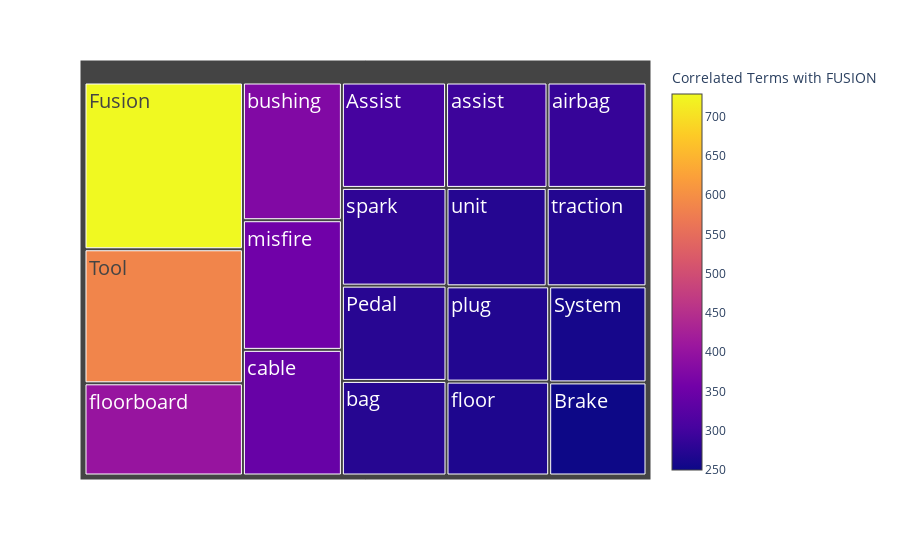

Source (notebook cell):
### Code cell
show_rules_for_model(rules, 'FUSION')

### Figure 1 — Plotly figure (JSON) as saved in the notebook; plotly's stock layout.template omitted (floating-point values rounded to 4 significant figures)
{"data": [{"branchvalues": "total", "domain": {"x": [0, 1], "y": [0, 1]}, "hovertemplate": "labels=%{label}<br>Frequency=%{value}<br>parent=%{parent}<br>id=%{id}<extra></extra>", "ids": ["Assist", "Brake", "Fusion", "Pedal", "System", "Tool", "airbag", "assist", "bag", "bushing", "cable", "floor", "floorboard", "misfire", "plug", "spark", "traction", "unit"], "labels": ["Assist", "Brake", "Fusion", "Pedal", "System", "Tool", "airbag", "assist", "bag", "bushing", "cable", "floor", "floorboard", "misfire", "plug", "spark", "traction", "unit"], "name": "", "parents": ["", "", "", "", "", "", "", "", "", "", "", "", "", "", "", "", "", ""], "values": [303, 250, 729, 275, 258, 586, 288, 295, 273, 376, 343, 266, 403, 354, 270, 282, 271, 272], "type": "treemap", "marker": {"colorbar": {"title": {"text": "Correlated Terms with FUSION"}}}, "root": {"color": "lightgrey"}, "textinfo": "label", "insidetextfont": {"size": 20}}], "layout": {"legend": {"tracegroupgap": 0}, "margin": {"t": 60}}}
